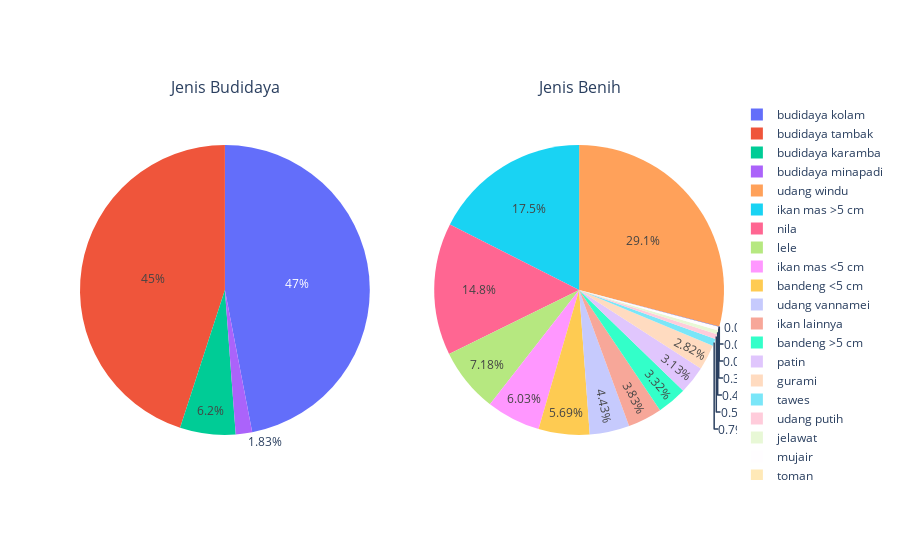

Notebook source saved alongside this figure:
### Code cell
benih = pd.DataFrame(jpb.groupby('Benih').sum())
budidaya = pd.DataFrame(jpb.groupby('Budidaya').sum())
benih = benih.drop(columns = ['Tahun','ID'])
budidaya = budidaya.drop(columns = ['Tahun','ID'])
labels = budidaya.index
label = benih.index
fig = make_subplots(1, 2, specs=[[{'type':'domain'}, {'type':'domain'}]],
                    subplot_titles=['Jenis Budidaya', 'Jenis Benih'])
fig.add_trace(go.Pie(labels=labels, values=budidaya.Jumlah, scalegroup='one',
                     name="Jenis Budidaya"), 1, 1)
fig.add_trace(go.Pie(labels=label, values=benih.Jumlah, scalegroup='one',
                     name="Jenis Benih"), 1, 2)
fig.show()

### Figure 1 — Plotly figure (JSON) as saved in the notebook; plotly's stock layout.template omitted (floating-point values rounded to 4 significant figures)
{"data": [{"domain": {"x": [0, 0.45], "y": [0, 1]}, "labels": ["budidaya karamba", "budidaya kolam", "budidaya minapadi", "budidaya tambak"], "name": "Jenis Budidaya", "scalegroup": "one", "type": "pie", "values": [250043843, 1895818173, 73742082, 1815674675]}, {"domain": {"x": [0.55, 1], "y": [0, 1]}, "labels": ["bandeng <5 cm", "bandeng >5 cm", "betutu", "gurami", "ikan lainnya", "ikan mas <5 cm", "ikan mas >5 cm", "jelawat", "lele", "mujair", "nila", "patin", "sidat", "tawes", "toman", "udang putih", "udang vannamei", "udang windu"], "name": "Jenis Benih", "scalegroup": "one", "type": "pie", "values": [229503674, 134067523, 436689, 113683922, 154602140, 243261333, 706996807, 17324660, 289618101, 15433857, 595555402, 126215800, 3576, 32026234, 1656387, 23224041, 178935057, 1172733570]}], "layout": {"annotations": [{"font": {"size": 16}, "showarrow": false, "text": "Jenis Budidaya", "x": 0.225, "xanchor": "center", "xref": "paper", "y": 1, "yanchor": "bottom", "yref": "paper"}, {"font": {"size": 16}, "showarrow": false, "text": "Jenis Benih", "x": 0.775, "xanchor": "center", "xref": "paper", "y": 1, "yanchor": "bottom", "yref": "paper"}]}}
